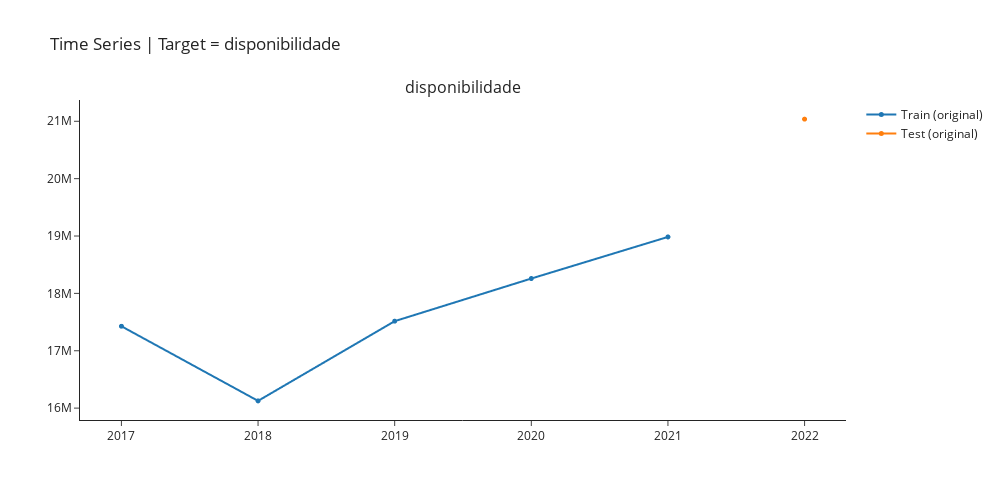

Notebook code for this chart:
### Markdown cell above
## Checking Train-Test Split

### Code cell
exp.plot_model(plot="train_test_split",fig_kwargs = {"height":500,"width":1000,"template": "simple_white","hoverinfo":"none","big_data_threshold":10})

### Figure 1 — Plotly figure (JSON) as saved in the notebook; plotly's stock layout.template omitted (floating-point values rounded to 4 significant figures)
{"data": [{"hoverinfo": "none", "line": {"width": 2}, "marker": {"size": 5}, "mode": "lines+markers", "name": "Train (original)", "type": "scattergl", "x": [2017, 2018, 2019, 2020, 2021, 2022], "xaxis": "x", "y": [17427206, 16126368, 17515920, 18258981, 18984300, null], "yaxis": "y"}, {"hoverinfo": "none", "line": {"width": 2}, "marker": {"size": 5}, "mode": "lines+markers", "name": "Test (original)", "type": "scattergl", "x": [2017, 2018, 2019, 2020, 2021, 2022], "xaxis": "x", "y": [null, null, null, null, null, 21037669], "yaxis": "y"}], "layout": {"annotations": [{"font": {"size": 16}, "showarrow": false, "text": "disponibilidade", "x": 0.5, "xanchor": "center", "xref": "paper", "y": 1, "yanchor": "bottom", "yref": "paper"}], "autosize": false, "height": 500, "showlegend": true, "title": {"text": "Time Series | Target = disponibilidade"}, "width": 1000, "xaxis": {"anchor": "y", "domain": [0, 1]}, "yaxis": {"anchor": "x", "domain": [0, 1]}}}
